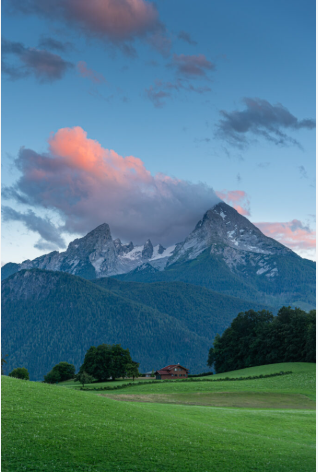
#> input picture Image.png, 318 x 472 px
$ python TP3-p2.py
#> lines starting #> are read from the running program, lines starting #| are printed output that depends on the picture
import numpy as np
import matplotlib.pyplot as plt
from PIL import Image


img = Image.open('Image.png').convert('L')  # niveaux de gris
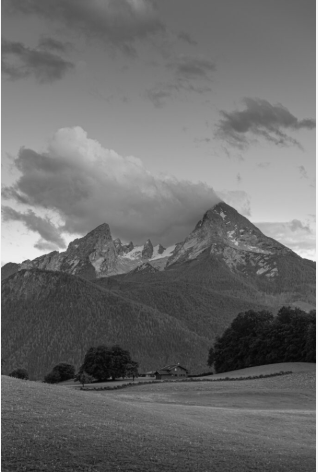
#> img: PIL image 318x472 L; min 5, max 244, mean 107.8
img_array = np.array(img)

# Fonction de quantification
def quantize(img, levels):
#> called with levels = 4
    max_val = 255
    step = max_val // (levels - 1)
    img_q = (img // step) * step
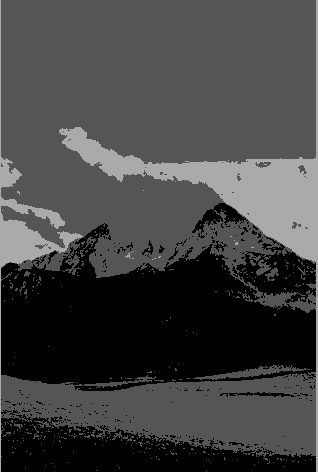
#> img_q: shape (472, 318); min 0, max 170, mean 66.2
    return img_q

img_4n = quantize(img_array, 4)
img_2n = quantize(img_array, 2)
#> in quantize (call 2), `img_q = (img // step) * step`: img_q: shape (472, 318); every value is 0

# Affichage des quantifications
plt.figure(figsize=(12,4))
plt.subplot(1,3,1)
plt.imshow(img_array, cmap='gray')
plt.title("Original 256 niveaux")
plt.axis('off')

plt.subplot(1,3,2)
plt.imshow(img_4n, cmap='gray')
plt.title("Quantification 4 niveaux")
plt.axis('off')

plt.subplot(1,3,3)
plt.imshow(img_2n, cmap='gray')
plt.title("Quantification 2 niveaux")
plt.axis('off')
plt.show()
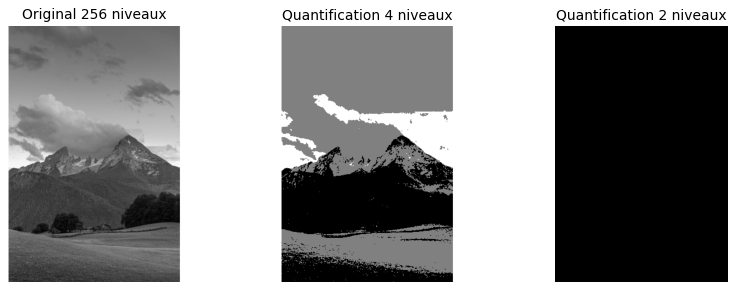
#> figure drawn by matplotlib, 3 panels

# Pixelisation
h, w = img_array.shape
#> h = 472; w = 318
img_small = img.resize((w//8, h//8), Image.NEAREST)
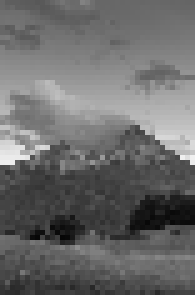
#> img_small: PIL image 39x59 L (shown 5 times larger); min 6, max 239, mean 106.3
img_pixel = img_small.resize((w, h), Image.NEAREST)

plt.figure(figsize=(6,6))
plt.imshow(img_pixel, cmap='gray')
plt.title("Image pixelisée")
plt.axis('off')
plt.show()
